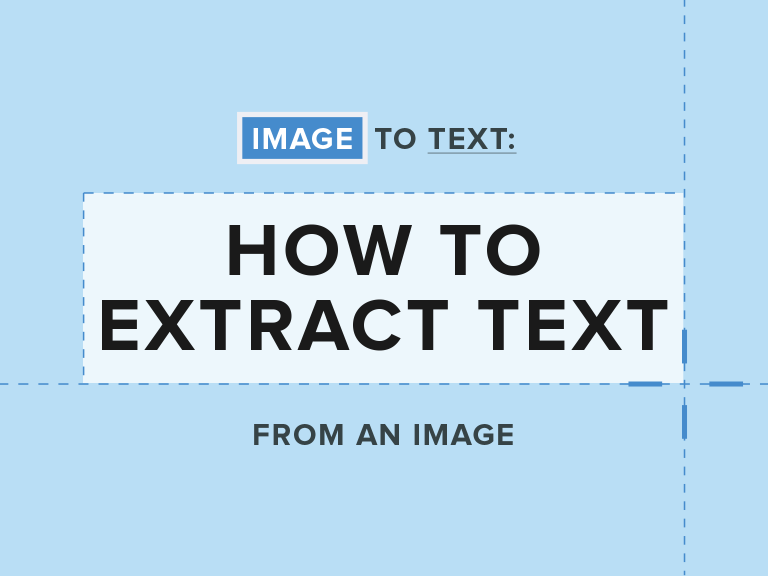
#> input picture img2.png, 1536 x 1152 px (shown at 1/2 size)
$ python -i textFromImage.py   (imports and definitions only)
#> lines starting #> are read from the running program, lines starting #| are printed output that depends on the picture
#> further down, picture is the input picture: shape (1152, 1536, 3); mean B, G, R 235.4, 217, 187.3
import cv2 as cv
import pytesseract

def getTextFromImg(image, blurStrength = 1):
    #image = get_grayscale(image)
    #image = thresholding(image)
    #image = remove_noise(image, blurStrength)

    return ocr_core(image)

def getImgPreproccessing(image, blurStrength):
    image = get_grayscale(image)
    #image = thresholding(image)
    #image = remove_noise(image, blurStrength)
    #image = get_canny(image)

    return image
def ocr_core(img):
    text = pytesseract.image_to_string(img)
    return text

def get_grayscale(image):
    return cv.cvtColor(image, cv.COLOR_BGR2GRAY)
def remove_noise(image, blurStrng):
    return cv.blur(image, (blurStrng,blurStrng))
def thresholding(image):
    return cv.threshold(image, 0, 25, cv.THRESH_BINARY + cv.THRESH_OTSU)[1]

def get_canny(image):
    return cv.Canny(image, 174, 175)

def returnWhite(image):
    gray = cv.cvtColor(image,cv.COLOR_BGR2GRAY)
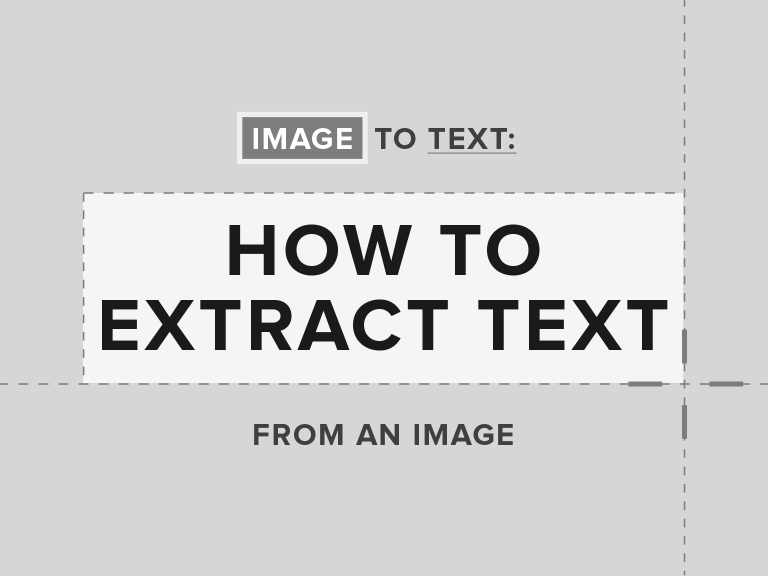
#> gray: shape (1152, 1536) (shown at 1/2 size); min 26, max 255, mean 210.6
    mask = cv.inRange(image,(255,255,255),(238, 238, 238))
#> mask: shape (1152, 1536); every value is 0
    mask_rgb = cv.cvtColor(mask,cv.COLOR_GRAY2BGR)
#> mask_rgb: shape (1152, 1536, 3); every value is 0
    return mask_rgb


>>> import cv2
>>> picture = cv2.imread('img2.png')
>>> result = returnWhite(picture)
